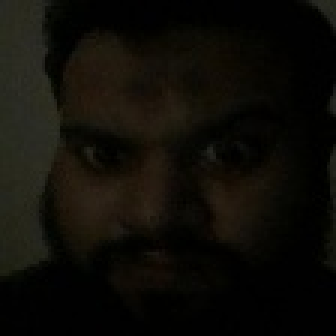
//> input picture code/ascend_310B/smart_ip_interaction/datasets/emotion_dataset_6cls/test/angry/20231118_194043_jpg.rf.3103f7b5193b400b794ffb58ec3b2d90_0.jpg, 112 x 112 px (shown 3 times larger)
$ ./xf_scharr_tb ../../../../../../ascend_310B/smart_ip_interaction/datasets/emotion_dataset_6cls/test/angry/20231118_194043_jpg.rf.3103f7b5193b400b794ffb58ec3b2d90_0.jpg   (built with g++ and OpenCV 4)
//> lines starting //> are read from the running program, lines starting //| are printed output that depends on the picture
// [15 lines of licence text are left out]

#include "common/xf_headers.hpp"
#include "xf_scharr_tb_config.h"
#include "xcl2.hpp"

int main(int argc, char** argv) {
    if (argc != 2) {
        fprintf(stderr, "Invalid Number of Arguments!\nUsage:\n");
        fprintf(stderr, "<Executable Name> <input image path> \n");
        return -1;
    }

    cv::Mat in_img, in_gray;
    cv::Mat c_grad_x, c_grad_y;
    cv::Mat hls_grad_x, hls_grad_y;
    cv::Mat diff_grad_x, diff_grad_y;

// reading in the gray image
#if GRAY
    in_img = cv::imread(argv[1], 0);
#else
    in_img = cv::imread(argv[1], 1);
//> in_img is the input picture: 112 rows x 112 cols, CV_8UC3; mean B, G, R 7.6, 12.7, 14.4
#endif

    if (in_img.data == NULL) {
        fprintf(stderr, "Cannot open image\n");
        return 0;
    }

    typedef unsigned char TYPE; // short int TYPE; //

    // create memory for output images
    c_grad_x.create(in_img.rows, in_img.cols, CV_IN_TYPE);
//> (this line was passed over: CV_IN_TYPE is not available in this run)
    c_grad_y.create(in_img.rows, in_img.cols, CV_IN_TYPE);
//> (this line was passed over: CV_IN_TYPE is not available in this run)
    hls_grad_x.create(in_img.rows, in_img.cols, CV_IN_TYPE);
//> (this line was passed over: CV_IN_TYPE is not available in this run)
    hls_grad_y.create(in_img.rows, in_img.cols, CV_IN_TYPE);
//> (this line was passed over: CV_IN_TYPE is not available in this run)
    diff_grad_x.create(in_img.rows, in_img.cols, CV_IN_TYPE);
//> (this line was passed over: CV_IN_TYPE is not available in this run)
    diff_grad_y.create(in_img.rows, in_img.cols, CV_IN_TYPE);
//> (this line was passed over: CV_IN_TYPE is not available in this run)

    ////////////    Opencv Reference    //////////////////////
    int scale = 1;
    int delta = 0;
    int ddepth = -1; // CV_16S;//

    Scharr(in_img, c_grad_x, ddepth, 1, 0, scale, delta, cv::BORDER_CONSTANT);
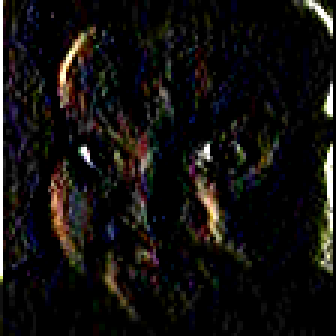
//> c_grad_x: 112 rows x 112 cols, CV_8UC3 (shown 3 times larger); mean B, G, R 15, 16.5, 18.4
    Scharr(in_img, c_grad_y, ddepth, 0, 1, scale, delta, cv::BORDER_CONSTANT);
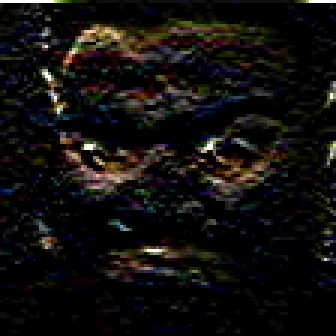
//> c_grad_y: 112 rows x 112 cols, CV_8UC3 (shown 3 times larger); mean B, G, R 13.2, 15.3, 17.1

    imwrite("out_ocvx.jpg", c_grad_x);
    imwrite("out_ocvy.jpg", c_grad_y);

    /////////////////////////////////////// CL ////////////////////////

    int height = in_img.rows;
//> height = 112
    int width = in_img.cols;
//> width = 112
    std::cout << "Input image height : " << height << std::endl;
//| Input image height : 112
    std::cout << "Input image width  : " << width << std::endl;
//| Input image width  : 112

//> (the run ends here: the program needs code that is not available in this run, at `std::vector<cl::Device> devices = xcl::get_xil_devices();`)
